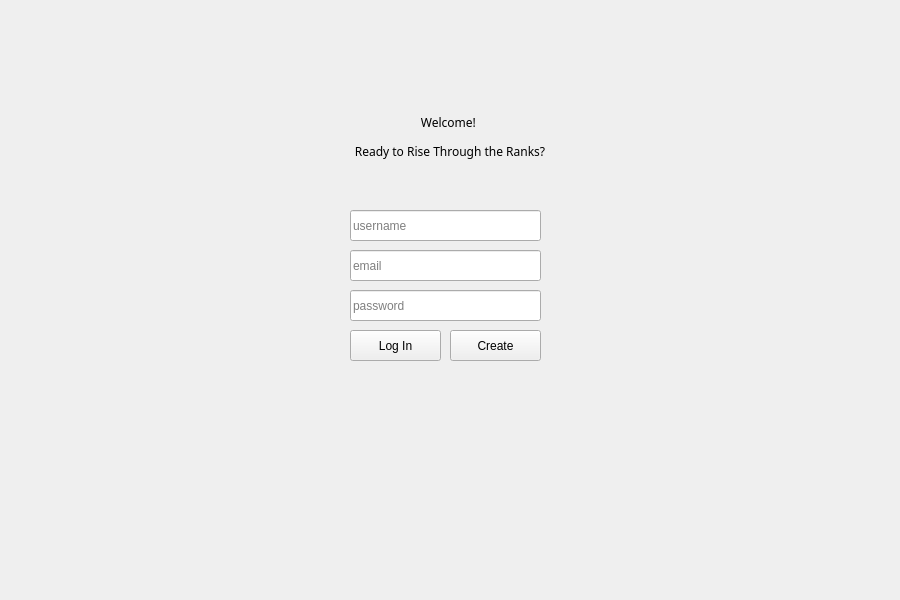
<?xml version="1.0" encoding="UTF-8"?>
<ui version="4.0">
 <class>LoginPage</class>
 <widget class="QWidget" name="LoginPage">
  <property name="geometry">
   <rect>
    <x>0</x>
    <y>0</y>
    <width>900</width>
    <height>600</height>
   </rect>
  </property>
  <property name="windowTitle">
   <string>Form</string>
  </property>
  <widget class="QPushButton" name="loginButton">
   <property name="geometry">
    <rect>
     <x>350</x>
     <y>330</y>
     <width>91</width>
     <height>31</height>
    </rect>
   </property>
   <property name="text">
    <string>Log In</string>
   </property>
  </widget>
  <widget class="QLineEdit" name="emailEdit">
   <property name="geometry">
    <rect>
     <x>350</x>
     <y>250</y>
     <width>191</width>
     <height>31</height>
    </rect>
   </property>
   <property name="inputMask">
    <string/>
   </property>
   <property name="text">
    <string/>
   </property>
   <property name="placeholderText">
    <string>email</string>
   </property>
   <property name="clearButtonEnabled">
    <bool>false</bool>
   </property>
  </widget>
  <widget class="QPushButton" name="createButton">
   <property name="geometry">
    <rect>
     <x>450</x>
     <y>330</y>
     <width>91</width>
     <height>31</height>
    </rect>
   </property>
   <property name="text">
    <string>Create</string>
   </property>
  </widget>
  <widget class="QLineEdit" name="passwordEdit">
   <property name="geometry">
    <rect>
     <x>350</x>
     <y>290</y>
     <width>191</width>
     <height>31</height>
    </rect>
   </property>
   <property name="text">
    <string/>
   </property>
   <property name="echoMode">
    <enum>QLineEdit::EchoMode::Password</enum>
   </property>
   <property name="placeholderText">
    <string>password</string>
   </property>
  </widget>
  <widget class="QLineEdit" name="usernameEdit">
   <property name="geometry">
    <rect>
     <x>350</x>
     <y>210</y>
     <width>191</width>
     <height>31</height>
    </rect>
   </property>
   <property name="inputMask">
    <string/>
   </property>
   <property name="text">
    <string/>
   </property>
   <property name="placeholderText">
    <string>username</string>
   </property>
   <property name="clearButtonEnabled">
    <bool>false</bool>
   </property>
  </widget>
  <widget class="QLabel" name="label">
   <property name="geometry">
    <rect>
     <x>290</x>
     <y>70</y>
     <width>320</width>
     <height>134</height>
    </rect>
   </property>
   <property name="font">
    <font>
     <family>8514oem</family>
     <pointsize>9</pointsize>
     <bold>false</bold>
    </font>
   </property>
   <property name="styleSheet">
    <string notr="true">QPushButton {
    background-color: #4CAF50;
    color: white;
    border-radius: 8px;
    padding: 6px 12px;
}
QPushButton:hover {
    background-color: #45a049;
}
</string>
   </property>
   <property name="text">
    <string>&lt;html&gt;&lt;head/&gt;&lt;body&gt;&lt;p&gt;Welcome! &lt;/p&gt;&lt;p&gt;Ready to Rise Through the Ranks?&lt;/p&gt;&lt;/body&gt;&lt;/html&gt;</string>
   </property>
   <property name="alignment">
    <set>Qt::AlignmentFlag::AlignCenter</set>
   </property>
  </widget>
 </widget>
 <tabstops>
  <tabstop>usernameEdit</tabstop>
  <tabstop>emailEdit</tabstop>
  <tabstop>passwordEdit</tabstop>
  <tabstop>loginButton</tabstop>
  <tabstop>createButton</tabstop>
 </tabstops>
 <resources/>
 <connections/>
</ui>
